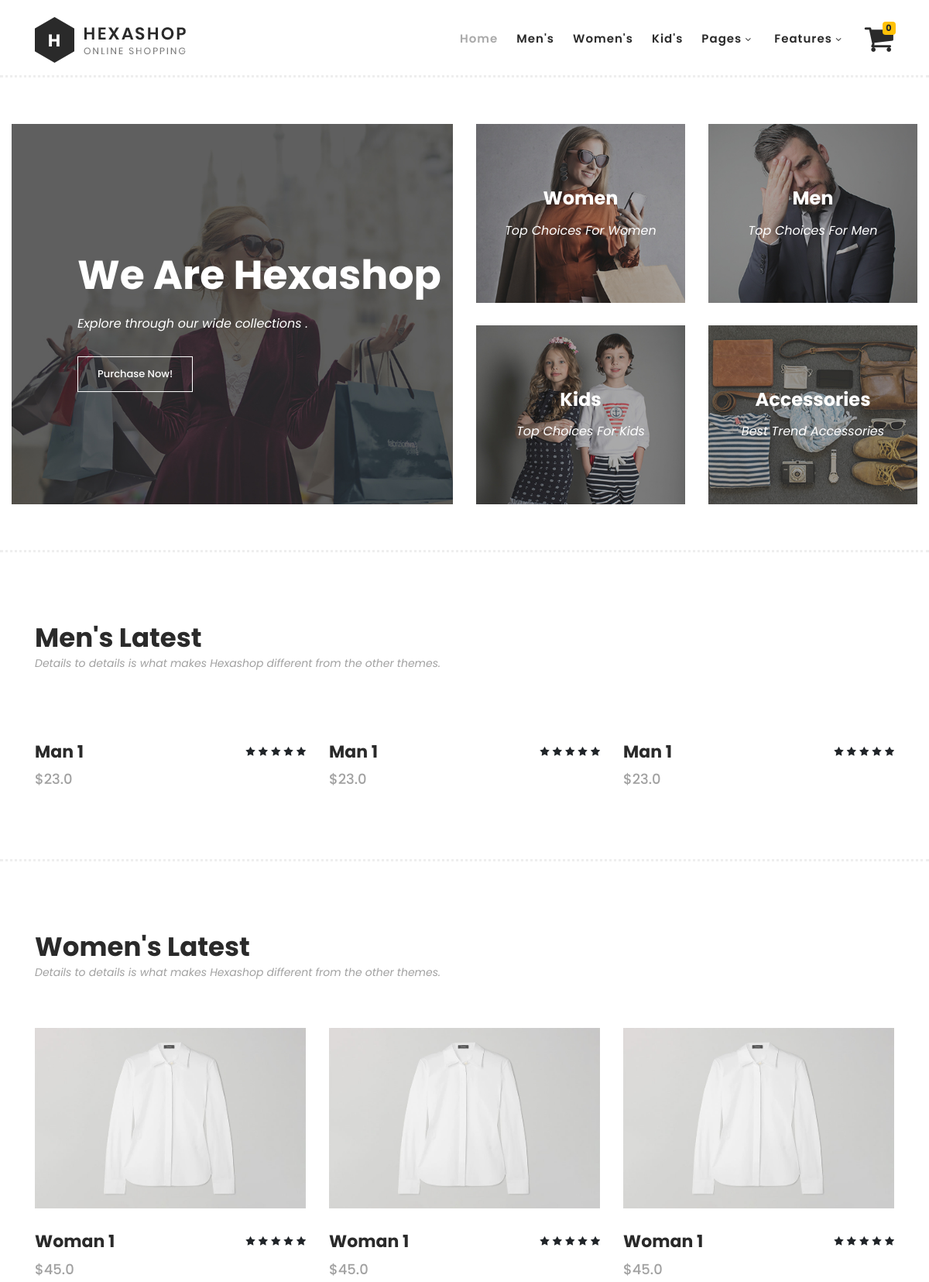
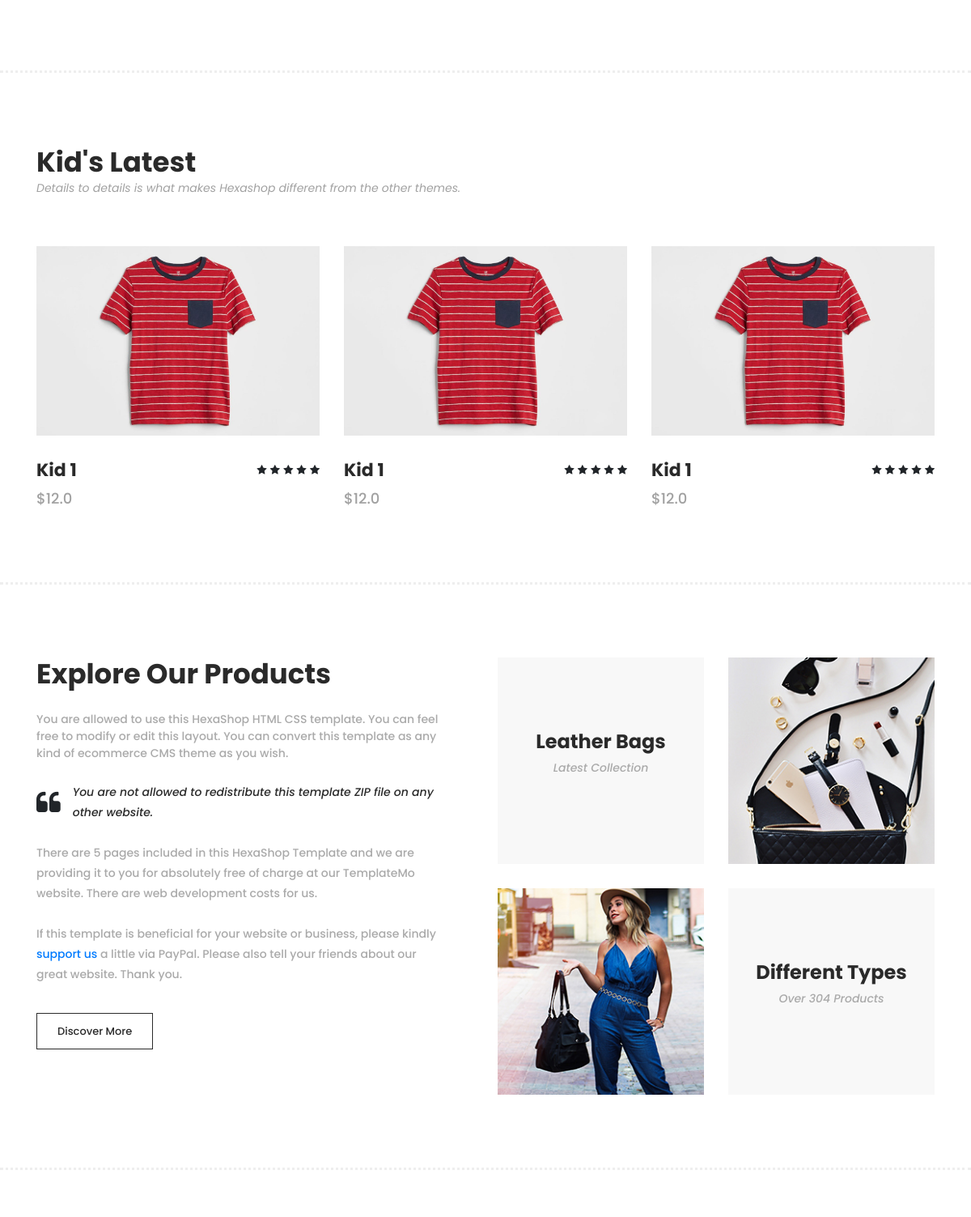
The page / (upper part) on the database its author committed (2 pictures, top to bottom).
### main/models.py (models this page shows, shortened)
class Product(models.Model):
    name = models.CharField(max_length=200,null=True)
    price = models.FloatField()
    slug = models.SlugField(unique=True)
    category = models.CharField(choices=PRODUCT_CATEGORIES, max_length=2 , null=TRUE,blank=TRUE)
    rating = models.IntegerField(default=0,null=True,blank=True)
    description = models.TextField(null=True,blank=True)
    quote = models.TextField(null=True,blank=True)
    image = models.ImageField(null=True,blank=True)
    @property
    def imageurl(self):
        try:
            url=self.image.url
        except:
            url=''
        return url

### main/views.py (the view)
# urls.py: path('', views.index , name="index"),
def index(request):
    products = Product.objects.all
    if request.user.is_authenticated:
        customer = request.user.customer
        order , created = Order.objects.get_or_create(customer=customer , complete = False)
        items = order.orderitem_set.all()
        cart_items = order.get_cart_items
    else :
        items=[]
        order = {'get_cart_items':0,}
        cart_items = order['get_cart_items']
    data = {'items':items,'order':order,'products':products,'cart_items':cart_items}
    return render(request,'index.html',data)

### main/templates/index.html (shortened to what this page needs)
{% load static %}
<!DOCTYPE html>
<html lang="en">
  <head>
    <link rel="stylesheet" type="text/css" href="{% static 'css/bootstrap.min.css' %}">
    <link rel="stylesheet" type="text/css" href="{% static 'css/font-awesome.css' %}">
    <link rel="stylesheet" href="{% static 'css/templatemo-hexashop.css' %}">
    <link rel="stylesheet" href="{% static 'css/owl-carousel.css' %}">
    <link rel="stylesheet" href="{% static 'css/lightbox.css' %}">
    </head>
    <body>
    <header class="header-area header-sticky">
        <div class="container">
            <div class="row">
                <div class="col-12">
                    <nav class="main-nav">
                        <a href="{% url 'index' %}" class="logo">
                            <img src="{% static 'images/logo.png' %}">
                        </a>
                        <ul class="nav">
                            <li class="scroll-to-section"><a href="#top" class="active">Home</a></li>
                            <li class="scroll-to-section"><a href="#men">Men's</a></li>
                            <li class="scroll-to-section"><a href="#women">Women's</a></li>
                            <li class="scroll-to-section"><a href="#kids">Kid's</a></li>
                            <li class="submenu">
                                <a href="javascript:;">Pages</a>
                            </li>
                            <li class="submenu">
                                <a href="javascript:;">Features</a>
                            </li>
                            <li>
                            <div class="wrapper">
                            <a href = "{% url 'cart' %}">
                            <i class="fa" style="font-size:40px">&#xf07a;</i>
                            <span class='badge badge-warning' id='lblCartCount'> {{ cart_items }}</span>
                            </a>
                            </div >
                            </li>
                        </ul>
                    </nav>
                </div>
            </div>
        </div>
    </header>
    <div class="main-banner" id="top">
        <div class="container-fluid">
            <div class="row">
                <div class="col-lg-6">
                    <div class="left-content">
                        <div class="thumb">
                            <div class="inner-content">
                                <h4>We Are Hexashop</h4>
                                <span>Explore through our wide collections .</span>
                                <div class="main-border-button">
                                    <a href="{% url 'products' 'all' %}">Purchase Now!</a>
                                </div>
                            </div>
                            <img src="{% static 'images/left-banner-image.jpg' %}" alt="">
                        </div>
                    </div>
                </div>
                <div class="col-lg-6">
                    <div class="right-content">
                        <div class="row">
                            <div class="col-lg-6">
                                <div class="right-first-image">
                                    <div class="thumb">
                                        <div class="inner-content">
                                            <h4>Women</h4>
                                            <span>Top Choices For Women</span>
                                        </div>
                                        <img src="{% static 'images/baner-right-image-01.jpg' %}">
                                    </div>
                                </div>
                            </div>
                            <div class="col-lg-6">
                                <div class="right-first-image">
                                    <div class="thumb">
                                        <div class="inner-content">
                                            <h4>Men</h4>
                                            <span>Top Choices For Men</span>
                                        </div>
                                        <img src="{% static 'images/baner-right-image-02.jpg' %}">
                                    </div>
                                </div>
                            </div>
                            <div class="col-lg-6">
                                <div class="right-first-image">
                                    <div class="thumb">
                                        <div class="inner-content">
                                            <h4>Kids</h4>
                                            <span>Top Choices For Kids</span>
                                        </div>
                                        <img src="{% static 'images/baner-right-image-03.jpg' %}">
                                    </div>
                                </div>
                            </div>
                            <div class="col-lg-6">
                                <div class="right-first-image">
                                    <div class="thumb">
                                        <div class="inner-content">
                                            <h4>Accessories</h4>
                                            <span>Best Trend Accessories</span>
                                        </div>
                                        <img src="{% static 'images/baner-right-image-04.jpg' %}">
                                    </div>
                                </div>
                            </div>
                        </div>
                    </div>
                </div>
            </div>
        </div>
    </div>
    <section class="section" id="men">
        <div class="container">
            <div class="row">
                <div class="col-lg-6">
                    <div class="section-heading">
                        <h2>Men's Latest</h2>
                        <span>Details to details is what makes Hexashop different from the other themes.</span>
                    </div>
                </div>
            </div>
        </div>
        <div class="container">
            <div class="row">
                <div class="col-lg-12">
                    <div class="men-item-carousel">
                        <div class="owl-men-item owl-carousel">
                            {% for product in products %}
                            {% if product.category == "M" %}
                            <div class="item">
                                <div class="down-content">
                                    <h4>{{product.name}}</h4>
                                    <span>${{product.price}}</span>
                                    <ul class="stars">
                                        <li><i class="fa fa-star"></i></li>
                                        <li><i class="fa fa-star"></i></li>
                                        <li><i class="fa fa-star"></i></li>
                                        <li><i class="fa fa-star"></i></li>
                                        <li><i class="fa fa-star"></i></li>
                                    </ul>
                                </div>
                            </div>
                            {% endif %}
                            {% endfor %}
                        </div>
                    </div>
                </div>
            </div>
        </div>
    </section>
    <section class="section" id="women">
        <div class="container">
            <div class="row">
                <div class="col-lg-6">
                    <div class="section-heading">
                        <h2>Women's Latest</h2>
                        <span>Details to details is what makes Hexashop different from the other themes.</span>
                    </div>
                </div>
            </div>
        </div>
        <div class="container">
            <div class="row">
                <div class="col-lg-12">
                    <div class="women-item-carousel">
                        <div class="owl-women-item owl-carousel">
                            {% for product in products %}
                            {% if product.category == "W" %}
                            <div class="item">
                                <div class="thumb">
                                    <img src="{{product.imageurl}}" alt="">
                                </div>
                                <div class="down-content">
                                    <h4>{{product.name}}</h4>
                                    <span>${{product.price}}</span>
                                    <ul class="stars">
                                        <li><i class="fa fa-star"></i></li>
                                        <li><i class="fa fa-star"></i></li>
                                        <li><i class="fa fa-star"></i></li>
                                        <li><i class="fa fa-star"></i></li>
                                        <li><i class="fa fa-star"></i></li>
                                    </ul>
                                </div>
                            </div>
                            {% endif %}
                            {% endfor %}
                        </div>
                    </div>
                </div>
            </div>
        </div>
    </section>
    <section class="section" id="kids">
        <div class="container">
            <div class="row">
                <div class="col-lg-6">
                    <div class="section-heading">
                        <h2>Kid's Latest</h2>
                        <span>Details to details is what makes Hexashop different from the other themes.</span>
                    </div>
                </div>
            </div>
        </div>
        <div class="container">
            <div class="row">
                <div class="col-lg-12">
                    <div class="kid-item-carousel">
                        <div class="owl-kid-item owl-carousel">
                        {% for product in products %}
                        {% if product.category == "K" %}
                            <div class="item">
                                <div class="thumb">
                                    <img src="{{product.imageurl}}" alt="">
                                </div>
                                <div class="down-content">
                                    <h4>{{product.name}}</h4>
                                    <span>${{product.price}}</span>
                                    <ul class="stars">
                                        <li><i class="fa fa-star"></i></li>
                                        <li><i class="fa fa-star"></i></li>
                                        <li><i class="fa fa-star"></i></li>
                                        <li><i class="fa fa-star"></i></li>
                                        <li><i class="fa fa-star"></i></li>
                                    </ul>
                                </div>
                            </div>
                        {% endif %}
                        {% endfor %}
                        </div>
                    </div>
                </div>
            </div>
        </div>
    </section>
    <section class="section" id="explore">
        <div class="container">
            <div class="row">
                <div class="col-lg-6">
                    <div class="left-content">
                        <h2>Explore Our Products</h2>
                        <span>You are allowed to use this HexaShop HTML CSS template. You can feel free to modify or edit this layout. You can convert this template as any kind of ecommerce CMS theme as you wish.</span>
                        <div class="quote">
                            <i class="fa fa-quote-left"></i><p>You are not allowed to redistribute this template ZIP file on any other website.</p>
                        </div>
                        <p>There are 5 pages included in this HexaShop Template and we are providing it to you for absolutely free of charge at our TemplateMo website. There are web development costs for us.</p>
                        <p>If this template is beneficial for your website or business, please kindly <a rel="nofollow" href="https://paypal.me/templatemo" target="_blank">support us</a> a little via PayPal. Please also tell your friends about our great website. Thank you.</p>
                        <div class="main-border-button">
                            <a href="{% url 'contact' %}">Discover More</a>
                        </div>
                    </div>
                </div>
                <div class="col-lg-6">
                    <div class="right-content">
                        <div class="row">
                            <div class="col-lg-6">
                                <div class="leather">
                                    <h4>Leather Bags</h4>
                                    <span>Latest Collection</span>
                                </div>
                            </div>
                            <div class="col-lg-6">
                                <div class="first-image">
                                    <img src="{% static 'images/explore-image-01.jpg' %}" alt="">
                                </div>
                            </div>
                            <div class="col-lg-6">
                                <div class="second-image">
                                    <img src="{% static 'images/explore-image-02.jpg' %}" alt="">
                                </div>
                            </div>
                            <div class="col-lg-6">
                                <div class="types">
                                    <h4>Different Types</h4>
                                    <span>Over 304 Products</span>
                                </div>
                            </div>
                        </div>
                    </div>
                </div>
            </div>
        </div>
    </section>
  </body>
</html>

### main/templates/index.html (style rules this page uses)
.wrapper { position: relative; }
.wrapper span { position: absolute; top: -2px; right: -2px; }

### rows shown on the page
Product: name "Man 1", price "23.0"
Product: imageurl (picture), name "Woman 1", price "45.0"
Product: imageurl (picture), name "Kid 1", price "12.0"

### other values the page prints
{{ cart_items }} "0"
